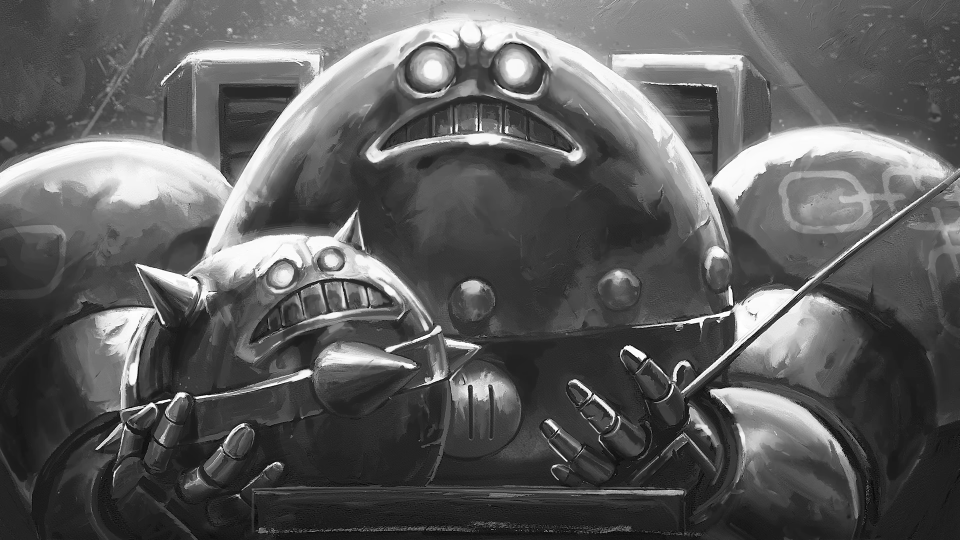
#> input picture hate.png, 1920 x 1080 px (shown at 1/2 size)
$ python vectors.py
#> lines starting #> are read from the running program, lines starting #| are printed output that depends on the picture
import numpy as np
import matplotlib.pyplot as plt
from matplotlib.animation import FuncAnimation
import sounddevice as sd
from PIL import Image
import queue
import math
from scipy.linalg import svd

DEVICE = 0
WINDOW = 1000
DOWNSAMPLE = 1
CHANNELS = [1]
INTERVAL = 30

img = Image.open('hate.png')
#> img is the input picture: PIL image 1920x1080 RGBA; mean R, G, B, A 93.1, 93.1, 93.1, 255
imggray = img.convert('L')
mat = np.array(list(imggray.getdata(band=0)), float)
mat.shape = (imggray.size[1], imggray.size[0])
mat = np.matrix(mat)

U, sigma, V = svd(mat)
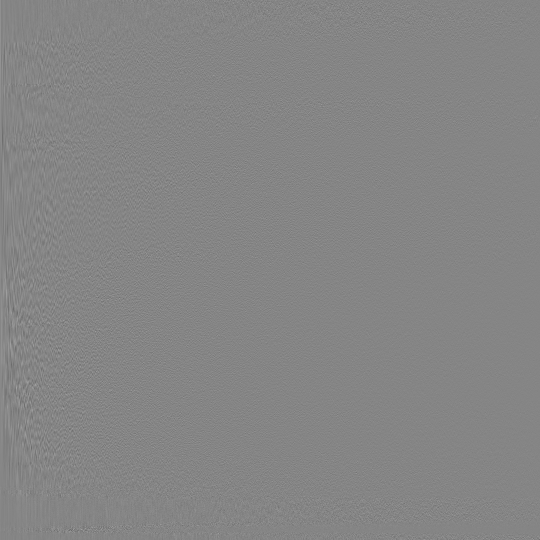
#> U: shape (1080, 1080) float64 (shown at 1/2 size); min -0.506, max 0.461, mean 3.01e-05; drawn with min black and max white
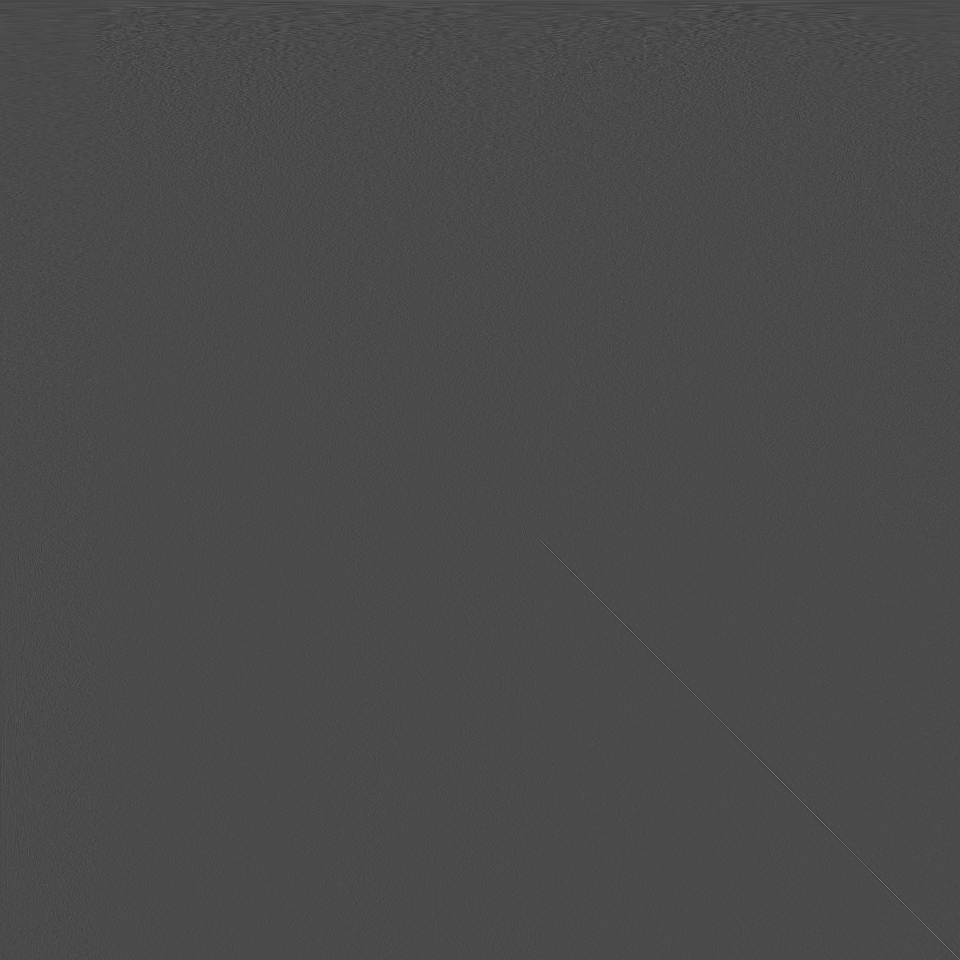
#> V: shape (1920, 1920) float64 (shown at 1/2 size); min -0.254, max 0.611, mean 9.22e-06; drawn with min black and max white
#> sigma = 1080 values, max 143495.6 at index 0, min 34.96 at index 1079, mean 897.6

q = queue.Queue()
#> (the run stopped early here; a loop or call above may not have finished)
